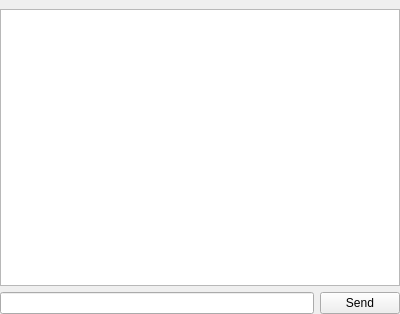
<?xml version="1.0" encoding="UTF-8"?>
<ui version="4.0">
 <class>WidgetChat</class>
 <widget class="QWidget" name="WidgetChat">
  <property name="geometry">
   <rect>
    <x>0</x>
    <y>0</y>
    <width>400</width>
    <height>314</height>
   </rect>
  </property>
  <property name="windowTitle">
   <string>Chat</string>
  </property>
  <layout class="QVBoxLayout" name="layMain">
   <property name="leftMargin">
    <number>0</number>
   </property>
   <property name="topMargin">
    <number>9</number>
   </property>
   <property name="rightMargin">
    <number>0</number>
   </property>
   <property name="bottomMargin">
    <number>0</number>
   </property>
   <item>
    <widget class="QTableView" name="tblChat"/>
   </item>
   <item>
    <layout class="QHBoxLayout" name="layMessage">
     <property name="spacing">
      <number>6</number>
     </property>
     <item>
      <widget class="QLineEdit" name="txtMessage"/>
     </item>
     <item>
      <widget class="QPushButton" name="butSend">
       <property name="text">
        <string>Send</string>
       </property>
      </widget>
     </item>
    </layout>
   </item>
  </layout>
 </widget>
 <resources/>
 <connections/>
</ui>
